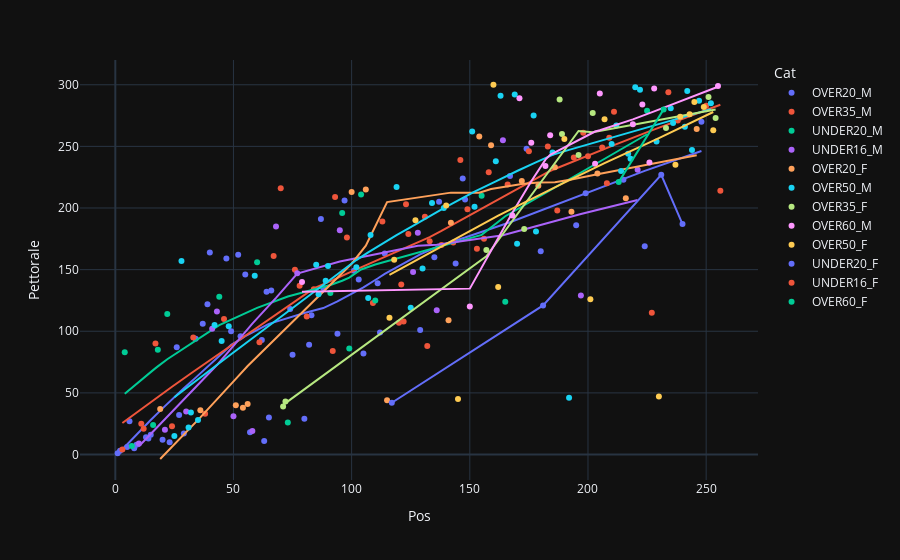

Notebook code for this chart:
### Code cell
px.scatter(df.to_pandas(), x="Pos", y="Pettorale", color="Cat", hover_name="Atleta", trendline="lowess")

### Figure 1 — Plotly figure (JSON) as saved in the notebook; plotly's stock layout.template omitted (floating-point values rounded to 4 significant figures)
{"data": [{"hovertemplate": "<b>%{hovertext}</b><br><br>Cat=OVER20_M<br>Pos=%{x}<br>Pettorale=%{y}<extra></extra>", "hovertext": ["AYMONOD HENRI", "BONINO FEDERICO", "CUAZ WLADIMIR", "VOTA STEFANO", "SILETTO MATTEO", "VERRAZ YANNICK", "DONZEL DENIS", "DEANOZ CLEMENT", "JANIN JOEL", "CHAMPRETAVY FABIEN", "CHRISTILLE CEDRIC", "VACCHIERI MARCO", "BIANQUIN MATTHIEU", "GONTIER ALBERTO", "NOUSSAN ALEX", "PEANI GIANLUCA", "MARCHIANDO MATTEO", "OJETTI FABIO ROSILIO", "AIELLO MICHELE", "JOLY MATTIA", "PANGALLO MATTEO", "BUSCHINO PAOLO", "BONETTA STEFANO", "GRIVEL THIERRY", "CRAFA ALESSIO", "COURTHOUD MATHIEU", "GNEMMI LUCA", "CHENAL MATTEO", "PETITJACQUES MIGUEL", "PEZZOLI ALESSANDRO", "SGAMMEGLIA ROBERT", "QUENDOZ CHRISTIAN", "ZORZI NAZARENO UMBERTO", "OBERT JACQUES", "CASTAGNOLI SIMONE", "VENTURA SIMONE", "VAUTERIN RAPHAEL", "REVERDITO FABIO", "FALCIONI FABIO", "GRITTI MATTEO", "COMÉ ANDRÉ", "MILLIERY RICHARD", "PESSION DANIELE", "ARCO FABIO", "COLLIARD OMAR", "ROVATI MATTEO", "MAZZA ANTONIO", "PIEROPAN FEDERICO", "CLEMENTE PISATI CRISTIAN", "PERRIER LAURENT", "MANELLA LAURENT", "SILVANI LAURENT", "CHALLANCIN MICHEL", "ADAM FLORIN", "LINTY ETIENNE", "VILLOSIO MATTEO", "STELLA LORENZO", "TREVISAN MATTEO"], "legendgroup": "OVER20_M", "marker": {"color": "#636efa", "symbol": "circle"}, "mode": "markers", "name": "OVER20_M", "orientation": "v", "showlegend": true, "x": [1, 2, 5, 6, 8, 9, 13, 14, 15, 20, 23, 26, 27, 29, 34, 37, 39, 40, 47, 49, 52, 53, 55, 57, 62, 63, 64, 65, 66, 74, 75, 80, 82, 83, 87, 88, 94, 97, 101, 103, 105, 111, 112, 114, 129, 135, 137, 144, 147, 148, 167, 174, 180, 195, 199, 215, 224, 248], "xaxis": "x", "y": [1, 3, 6, 27, 5, 8, 14, 13, 16, 12, 10, 87, 32, 17, 94, 106, 122, 164, 159, 100, 162, 96, 146, 18, 93, 11, 132, 30, 133, 118, 81, 29, 89, 113, 191, 135, 98, 206, 149, 142, 82, 139, 99, 163, 101, 160, 205, 155, 224, 207, 226, 248, 165, 186, 212, 223, 169, 270], "yaxis": "y", "type": "scatter"}, {"hovertemplate": "<b>LOWESS trendline</b><br><br>Cat=OVER20_M<br>Pos=%{x}<br>Pettorale=%{y} <b>(trend)</b><extra></extra>", "legendgroup": "OVER20_M", "marker": {"color": "#636efa", "symbol": "circle"}, "mode": "lines", "name": "OVER20_M", "showlegend": false, "x": [1, 2, 5, 6, 8, 9, 13, 14, 15, 20, 23, 26, 27, 29, 34, 37, 39, 40, 47, 49, 52, 53, 55, 57, 62, 63, 64, 65, 66, 74, 75, 80, 82, 83, 87, 88, 94, 97, 101, 103, 105, 111, 112, 114, 129, 135, 137, 144, 147, 148, 167, 174, 180, 195, 199, 215, 224, 248], "xaxis": "x", "y": [0.2399, 2.268, 8.318, 10.32, 14.31, 16.29, 24.12, 26.06, 27.98, 37.44, 42.98, 48.4, 50.19, 53.72, 62.38, 67.5, 70.91, 72.62, 85.22, 89.07, 92.08, 93.4, 95.97, 98.07, 103.3, 104.4, 105.3, 106.0, 106.6, 111.6, 112.2, 114.8, 115.8, 116.2, 118.3, 118.8, 124.3, 127.5, 131.7, 133.5, 135.6, 142.8, 144.1, 146.6, 162.3, 167.5, 169.2, 173.7, 175.5, 176.0, 188.5, 193.6, 198.1, 209.4, 212.4, 223.9, 230.2, 246.3], "yaxis": "y", "type": "scatter"}, {"hovertemplate": "<b>%{hovertext}</b><br><br>Cat=OVER35_M<br>Pos=%{x}<br>Pettorale=%{y}<extra></extra>", "hovertext": ["BRUNOD DENNIS", "BLANC FABRIZIO", "VALLET RUDY", "CUAZ FABRIZIO", "VUILLERMOZ NADIR", "MONTALTO CARLO FEDERICO", "PESSION NICOLA", "DUCRET ALEX", "SCIEGHI MATTEO", "CODA CASEIA DANIELE", "TEPPA GUIDO", "ARTAZ TIZIANO", "PARNISARI RUBEN DARIO", "PHILIPPOT MORENO", "SPANO' LUCA", "FUSO PAOLO", "DESANA FABIO FRANCESCO", "CAVALLO MARCO", "IMPIERI DAVIDE", "DEMURO MASSIMO", "RIZZATO NICOLÒ", "PETEY PATRICK", "VERRAZ DAVIDE", "PETEY ROBERTO", "RAPELLI ROBERTO", "VITTAZ DEMIS", "BREUVÉ MICHEL", "FAVRE JEAN CLAUDE", "POULIN SÉBASTIEN", "CAPPELLARI MISHA RIZIERI", "MICHELETTI DAVIDE", "BACCA RICCARDO", "FOY MANUEL", "BELTRAMELLI ANDREA", "ASCOLI ALESSANDRO", "IACHETTI GIUSEPPE", "ZANNI CRISTIAN", "MERSI ENRICO", "COMELLO PIER PAOLO", "TERZI DI BERGAMO NICCOLÒ", "CECCARELLI GABRIELE", "MOSCA ANTONIO", "BELLON ALESSANDRO", "DE LUCIA FABIO LUCA", "REZZARO DANIELE", "ANTONIN CLAUDIO ROGER", "MILLIERY YVAN", "GIANSETTO STEFANO", "VIGITELLO CORRADO", "ARCARO GIANLUCA"], "legendgroup": "OVER35_M", "marker": {"color": "#EF553B", "symbol": "circle"}, "mode": "markers", "name": "OVER35_M", "orientation": "v", "showlegend": true, "x": [3, 11, 12, 17, 24, 33, 38, 46, 61, 67, 70, 76, 78, 81, 84, 92, 93, 98, 109, 113, 120, 121, 122, 123, 124, 131, 132, 133, 138, 143, 146, 149, 156, 158, 166, 175, 183, 187, 194, 198, 200, 206, 208, 209, 211, 227, 234, 238, 250, 256], "xaxis": "x", "y": [4, 25, 21, 90, 23, 95, 33, 110, 91, 161, 216, 150, 137, 112, 134, 84, 209, 176, 123, 189, 107, 138, 108, 203, 179, 193, 88, 173, 170, 172, 239, 199, 175, 229, 219, 246, 250, 198, 241, 261, 242, 249, 220, 257, 278, 115, 294, 271, 283, 214], "yaxis": "y", "type": "scatter"}, {"hovertemplate": "<b>LOWESS trendline</b><br><br>Cat=OVER35_M<br>Pos=%{x}<br>Pettorale=%{y} <b>(trend)</b><extra></extra>", "legendgroup": "OVER35_M", "marker": {"color": "#EF553B", "symbol": "circle"}, "mode": "lines", "name": "OVER35_M", "showlegend": false, "x": [3, 11, 12, 17, 24, 33, 38, 46, 61, 67, 70, 76, 78, 81, 84, 92, 93, 98, 109, 113, 120, 121, 122, 123, 124, 131, 132, 133, 138, 143, 146, 149, 156, 158, 166, 175, 183, 187, 194, 198, 200, 206, 208, 209, 211, 227, 234, 238, 250, 256], "xaxis": "x", "y": [25.58, 36.92, 38.32, 45.3, 54.97, 67.18, 73.88, 84.46, 104.1, 112.1, 116.2, 124.7, 127.5, 131.0, 134.8, 141.4, 142.2, 146.8, 156.1, 159.5, 165.2, 166.0, 166.7, 167.7, 168.5, 174.2, 175.3, 176.4, 181.4, 186.7, 190.0, 193.1, 200.4, 202.5, 211.3, 220.9, 229.1, 232.5, 238.1, 241.2, 242.7, 247.3, 248.8, 249.5, 251.0, 263.0, 268.1, 271.0, 279.6, 283.8], "yaxis": "y", "type": "scatter"}, {"hovertemplate": "<b>%{hovertext}</b><br><br>Cat=UNDER20_M<br>Pos=%{x}<br>Pettorale=%{y}<extra></extra>", "hovertext": ["GERBAZ STEFANO", "GADIN DAVIDE", "BARREL DEWIS", "HERIN GABRIEL", "PHILIPPOT THIERRY", "GASPARD LUCAS", "CHADEL CIEN", "BRUNOD ERIK", "BONIN ALESSANDRO", "CESA HERVÉ", "BROGLIO TOMMASO", "DE PIERI GABRIELE", "ROULLET CHRISTOPHE FEDERICO", "DALLA PALMA FRANCESCO", "USSEGLIO GROS ROBERTO", "DISTROTTI MATTEO"], "legendgroup": "UNDER20_M", "marker": {"color": "#00cc96", "symbol": "circle"}, "mode": "markers", "name": "UNDER20_M", "orientation": "v", "showlegend": true, "x": [4, 7, 16, 18, 22, 44, 60, 73, 91, 96, 99, 104, 110, 155, 165, 225], "xaxis": "x", "y": [83, 7, 24, 85, 114, 128, 156, 26, 131, 196, 86, 211, 125, 210, 124, 279], "yaxis": "y", "type": "scatter"}, {"hovertemplate": "<b>LOWESS trendline</b><br><br>Cat=UNDER20_M<br>Pos=%{x}<br>Pettorale=%{y} <b>(trend)</b><extra></extra>", "legendgroup": "UNDER20_M", "marker": {"color": "#00cc96", "symbol": "circle"}, "mode": "lines", "name": "UNDER20_M", "showlegend": false, "x": [4, 7, 16, 18, 22, 44, 60, 73, 91, 96, 99, 104, 110, 155, 165, 225], "xaxis": "x", "y": [49.33, 54.28, 68.48, 71.48, 77.31, 104.9, 119.0, 128.3, 137.5, 141.0, 143.5, 150.1, 154.1, 178.2, 193.3, 259.8], "yaxis": "y", "type": "scatter"}, {"hovertemplate": "<b>%{hovertext}</b><br><br>Cat=UNDER16_M<br>Pos=%{x}<br>Pettorale=%{y}<extra></extra>", "hovertext": ["MAGISTRO MARCO", "PIVOT CRISTIAN GABRIELE", "BARREL ERWIN", "BELTRAMELLI LUCA", "FALCHI LAMBERTO", "GORRAZ NOAH", "PHILIPPOT JOEL", "VAGNEUR LEONARDO", "BELOTTI MICHELE", "MILLIERY MATHIAS", "BELOTTI FEDERICO", "CHAUSSOD JACQUES", "PERARDI SIMONE", "LUBOZ CORRADO", "TANINI CRISTIAN", "BONUCCELLI MARCO"], "legendgroup": "UNDER16_M", "marker": {"color": "#ab63fa", "symbol": "circle"}, "mode": "markers", "name": "UNDER16_M", "orientation": "v", "showlegend": true, "x": [10, 21, 30, 41, 43, 50, 58, 68, 77, 95, 126, 128, 136, 164, 197, 221], "xaxis": "x", "y": [9, 20, 35, 102, 116, 31, 19, 185, 147, 182, 148, 180, 117, 255, 129, 231], "yaxis": "y", "type": "scatter"}, {"hovertemplate": "<b>LOWESS trendline</b><br><br>Cat=UNDER16_M<br>Pos=%{x}<br>Pettorale=%{y} <b>(trend)</b><extra></extra>", "legendgroup": "UNDER16_M", "marker": {"color": "#ab63fa", "symbol": "circle"}, "mode": "lines", "name": "UNDER16_M", "showlegend": false, "x": [10, 21, 30, 41, 43, 50, 58, 68, 77, 95, 126, 128, 136, 164, 197, 221], "xaxis": "x", "y": [6.67, 28.45, 46.2, 68.38, 72.6, 88.14, 106.3, 127.1, 146.8, 156.5, 168.3, 169.4, 170.3, 177.9, 195.1, 206.5], "yaxis": "y", "type": "scatter"}, {"hovertemplate": "<b>%{hovertext}</b><br><br>Cat=OVER20_F<br>Pos=%{x}<br>Pettorale=%{y}<extra></extra>", "hovertext": ["VERONESE ILARIA", "CONTI FABIOLA", "SEGOR LAURA", "JUNOD NOEMI", "TRUC SYLVIE", "MACRI' GIADA", "BAROLIN DEBORA", "CHIAVAZZA IRMA", "MALUQUIN SEGOR ANAÏS", "BIANCO ELISA", "VALSECCHI MONICA", "NOBILI SVEVA", "MARCHISIO GIULIA", "BLANC MAGUELONNE", "LUCIANAZ EYVIA", "SEGATTO GIULIA", "COSSARD ARIANNA", "FERROD MONIQUE", "MARTINET CAMILLA"], "legendgroup": "OVER20_F", "marker": {"color": "#FFA15A", "symbol": "circle"}, "mode": "markers", "name": "OVER20_F", "orientation": "v", "showlegend": true, "x": [19, 36, 51, 54, 56, 100, 106, 115, 141, 142, 154, 159, 172, 179, 186, 193, 204, 216, 246], "xaxis": "x", "y": [37, 36, 40, 38, 41, 213, 215, 44, 109, 188, 258, 251, 222, 218, 233, 197, 228, 208, 264], "yaxis": "y", "type": "scatter"}, {"hovertemplate": "<b>LOWESS trendline</b><br><br>Cat=OVER20_F<br>Pos=%{x}<br>Pettorale=%{y} <b>(trend)</b><extra></extra>", "legendgroup": "OVER20_F", "marker": {"color": "#FFA15A", "symbol": "circle"}, "mode": "lines", "name": "OVER20_F", "showlegend": false, "x": [19, 36, 51, 54, 56, 100, 106, 115, 141, 142, 154, 159, 172, 179, 186, 193, 204, 216, 246], "xaxis": "x", "y": [-3.636, 30.09, 61.34, 67.64, 71.85, 154.8, 169.5, 204.8, 212.5, 212.5, 212.4, 215.4, 219.6, 220.6, 221.0, 223.1, 227.4, 231.8, 242.7], "yaxis": "y", "type": "scatter"}, {"hovertemplate": "<b>%{hovertext}</b><br><br>Cat=OVER50_M<br>Pos=%{x}<br>Pettorale=%{y}<extra></extra>", "hovertext": ["GIGLIO MATTEO", "APRILE MARCO", "RIVA PAOLO", "GORRAZ REMO", "MAGUET ROBERTO", "PERACINO ALBERTO", "PERRUQUET RUDY", "ARCANI DAVIDE", "VERONESE LUCIANO", "EMPEREUR DIEGO", "MORICHINI CARLO", "GUIZZETTI ADRIANO", "CUNEAZ SANDRO", "ZEMOZ ANDREA", "RIBAN PIERPAOLO", "NICOLUSSI IVAN", "GODIOZ WLADJMIR", "BUSA FABRIZIO", "CAMANDONA MARCO", "VAGLIASINDI MARCO SALVATORE", "GASPARELLO GIANCARLO", "ZHARA BUDA FULVIO", "PIFFARI MAURIZIO", "CAVALLO MARIOVALERIO", "LEBOLE ANTONIO", "CURELLI ENNIO", "BRIOSCHI ETTORE GIANNI", "DIEMOZ FERRUCCIO", "HERIN MICHELE MARIA", "COPPERO MAURIZIO", "SASSO DIEGO", "MOTTINI MICHEL", "SAPINET ANDREA", "FERREA MARCO", "TERZI DI BERGAMO GIANCARLO", "BOBBA PAOLO", "CHAUSSOD ORLANDO", "BORRIONE ROBERTO", "TOUSCOZ DAVIDE", "BERRUTI GIACOBBE", "TREVISAN EMILIO", "BIANCHI MIRKO", "BET MASSIMILIANO", "REMONDAZ PIERO", "FISANOTTI CLAUDIO GIOVANNI", "BOVIO STEFANO"], "legendgroup": "OVER50_M", "marker": {"color": "#19d3f3", "symbol": "circle"}, "mode": "markers", "name": "OVER50_M", "orientation": "v", "showlegend": true, "x": [25, 28, 31, 32, 35, 42, 45, 48, 59, 85, 86, 89, 90, 102, 107, 108, 119, 125, 130, 134, 139, 151, 152, 161, 163, 169, 170, 177, 178, 185, 192, 210, 212, 214, 217, 218, 220, 222, 229, 235, 236, 241, 242, 244, 247, 252], "xaxis": "x", "y": [15, 157, 22, 34, 28, 105, 92, 104, 145, 154, 130, 141, 153, 152, 127, 178, 217, 119, 151, 204, 200, 262, 201, 238, 291, 292, 171, 275, 181, 245, 46, 252, 267, 230, 244, 240, 298, 296, 254, 281, 269, 266, 295, 247, 287, 285], "yaxis": "y", "type": "scatter"}, {"hovertemplate": "<b>LOWESS trendline</b><br><br>Cat=OVER50_M<br>Pos=%{x}<br>Pettorale=%{y} <b>(trend)</b><extra></extra>", "legendgroup": "OVER50_M", "marker": {"color": "#19d3f3", "symbol": "circle"}, "mode": "lines", "name": "OVER50_M", "showlegend": false, "x": [25, 28, 31, 32, 35, 42, 45, 48, 59, 85, 86, 89, 90, 102, 107, 108, 119, 125, 130, 134, 139, 151, 152, 161, 163, 169, 170, 177, 178, 185, 192, 210, 212, 214, 217, 218, 220, 222, 229, 235, 236, 241, 242, 244, 247, 252], "xaxis": "x", "y": [46.5, 50.93, 55.34, 56.8, 61.18, 71.32, 75.64, 79.95, 95.72, 133.1, 134.6, 139.0, 140.4, 157.8, 164.0, 165.2, 177.9, 184.5, 190.0, 194.4, 199.9, 212.3, 213.4, 221.6, 223.6, 229.0, 230.0, 236.2, 237.1, 243.1, 247.2, 257.0, 258.1, 259.2, 260.8, 261.3, 262.4, 263.5, 267.4, 270.7, 271.2, 274.0, 274.6, 275.7, 277.4, 280.2], "yaxis": "y", "type": "scatter"}, {"hovertemplate": "<b>%{hovertext}</b><br><br>Cat=OVER35_F<br>Pos=%{x}<br>Pettorale=%{y}<extra></extra>", "hovertext": ["VICQUÉRY CHRISTINE", "CRAUSAZ CHRISTINE", "CHAMPVILLAIR ELENA", "PONT MARCELLA", "PETITJACQUES SANDY", "LALE LACROIX ERIKA", "MARCHI DANIELA", "DALBARD ALINE", "LALE DEMOZ SUSY", "TIRASSA CAROLA", "MARIAN CARMEN-DIANA"], "legendgroup": "OVER35_F", "marker": {"color": "#B6E880", "symbol": "circle"}, "mode": "markers", "name": "OVER35_F", "orientation": "v", "showlegend": true, "x": [71, 72, 157, 173, 188, 189, 196, 202, 233, 251, 254], "xaxis": "x", "y": [39, 43, 166, 183, 288, 260, 243, 277, 265, 290, 273], "yaxis": "y", "type": "scatter"}, {"hovertemplate": "<b>LOWESS trendline</b><br><br>Cat=OVER35_F<br>Pos=%{x}<br>Pettorale=%{y} <b>(trend)</b><extra></extra>", "legendgroup": "OVER35_F", "marker": {"color": "#B6E880", "symbol": "circle"}, "mode": "lines", "name": "OVER35_F", "showlegend": false, "x": [71, 72, 157, 173, 188, 189, 196, 202, 233, 251, 254], "xaxis": "x", "y": [40.25, 41.71, 160.9, 202.7, 241.1, 243.7, 262.5, 261.4, 272.5, 278.6, 279.8], "yaxis": "y", "type": "scatter"}, {"hovertemplate": "<b>%{hovertext}</b><br><br>Cat=OVER60_M<br>Pos=%{x}<br>Pettorale=%{y}<extra></extra>", "hovertext": ["BUVET MAURO", "VIVALDO DAVIDE", "MAINETTI ALBERTO", "ROCCHI DELFO", "VOLPIANO CLAUDIO", "NIGRA GIORGIO", "COLOMBO RICCARDO", "NANIA MICHELE", "PACCHIODI MAURO", "FORTUNATO MASSIMO", "CECCARELLI MARCO", "CHAMOIS ALESSANDRO", "TAJANA LUCA", "FUSANI GIANPIERO"], "legendgroup": "OVER60_M", "marker": {"color": "#FF97FF", "symbol": "circle"}, "mode": "markers", "name": "OVER60_M", "orientation": "v", "showlegend": true, "x": [79, 150, 168, 171, 176, 182, 184, 203, 205, 219, 223, 226, 228, 255], "xaxis": "x", "y": [140, 120, 194, 289, 253, 234, 259, 236, 293, 268, 284, 237, 297, 299], "yaxis": "y", "type": "scatter"}, {"hovertemplate": "<b>LOWESS trendline</b><br><br>Cat=OVER60_M<br>Pos=%{x}<br>Pettorale=%{y} <b>(trend)</b><extra></extra>", "legendgroup": "OVER60_M", "marker": {"color": "#FF97FF", "symbol": "circle"}, "mode": "lines", "name": "OVER60_M", "showlegend": false, "x": [79, 150, 168, 171, 176, 182, 184, 203, 205, 219, 223, 226, 228, 255], "xaxis": "x", "y": [132.0, 134.6, 196.2, 205.9, 221.7, 239.2, 243.1, 262.1, 263.0, 271.9, 274.7, 276.9, 278.4, 298.4], "yaxis": "y", "type": "scatter"}, {"hovertemplate": "<b>%{hovertext}</b><br><br>Cat=OVER50_F<br>Pos=%{x}<br>Pettorale=%{y}<extra></extra>", "hovertext": ["TEPPEX FEDERICA", "BRUNA VALERIA", "TITOLO CLAUDIA", "MUTTI PATRIZIA", "CANEPA FRANCESCA", "MARCONATO GIUSEPPINA", "FERRANDOZ MARINA", "BONATO FLAVIA", "GHIRARDI MILENA", "DELFINO CATERINA", "CASTAGNA FRANCESCA", "BOSONIN ENRICA", "SIRIGU DANIELA", "RAISIN CHANTAL", "CANAVESE CLAUDIA EMMA", "COMELLO CLAUDIA", "DEMARCHI CRISTINA"], "legendgroup": "OVER50_F", "marker": {"color": "#FECB52", "symbol": "circle"}, "mode": "markers", "name": "OVER50_F", "orientation": "v", "showlegend": true, "x": [116, 118, 127, 140, 145, 160, 162, 190, 201, 207, 230, 237, 239, 243, 245, 249, 253], "xaxis": "x", "y": [111, 158, 190, 202, 45, 300, 136, 256, 126, 272, 47, 235, 274, 276, 286, 282, 263], "yaxis": "y", "type": "scatter"}, {"hovertemplate": "<b>LOWESS trendline</b><br><br>Cat=OVER50_F<br>Pos=%{x}<br>Pettorale=%{y} <b>(trend)</b><extra></extra>", "legendgroup": "OVER50_F", "marker": {"color": "#FECB52", "symbol": "circle"}, "mode": "lines", "name": "OVER50_F", "showlegend": false, "x": [116, 118, 127, 140, 145, 160, 162, 190, 201, 207, 230, 237, 239, 243, 245, 249, 253], "xaxis": "x", "y": [145.8, 148.0, 157.4, 171.1, 176.4, 191.8, 193.8, 220.7, 231.3, 236.4, 256.7, 263.0, 264.9, 268.6, 270.4, 274.2, 277.9], "yaxis": "y", "type": "scatter"}, {"hovertemplate": "<b>%{hovertext}</b><br><br>Cat=UNDER20_F<br>Pos=%{x}<br>Pettorale=%{y}<extra></extra>", "hovertext": ["MANIEZZO ALICE", "TIZZANI ELISABETTA", "GARETTA FRANCESCA", "ANTONIN SILVIA"], "legendgroup": "UNDER20_F", "marker": {"color": "#636efa", "symbol": "circle"}, "mode": "markers", "name": "UNDER20_F", "orientation": "v", "showlegend": true, "x": [117, 181, 231, 240], "xaxis": "x", "y": [42, 121, 227, 187], "yaxis": "y", "type": "scatter"}, {"hovertemplate": "<b>LOWESS trendline</b><br><br>Cat=UNDER20_F<br>Pos=%{x}<br>Pettorale=%{y} <b>(trend)</b><extra></extra>", "legendgroup": "UNDER20_F", "marker": {"color": "#636efa", "symbol": "circle"}, "mode": "lines", "name": "UNDER20_F", "showlegend": false, "x": [117, 181, 231, 240], "xaxis": "x", "y": [42.0, 121.0, 227.0, 187.0], "yaxis": "y", "type": "scatter"}, {"hovertemplate": "<b>%{hovertext}</b><br><br>Cat=UNDER16_F<br>Pos=%{x}<br>Pettorale=%{y}<extra></extra>", "hovertext": ["FRAMARIN GIULIA"], "legendgroup": "UNDER16_F", "marker": {"color": "#EF553B", "symbol": "circle"}, "mode": "markers", "name": "UNDER16_F", "orientation": "v", "showlegend": true, "x": [153], "xaxis": "x", "y": [167], "yaxis": "y", "type": "scatter"}, {"hovertemplate": "Cat=UNDER16_F<extra></extra>", "legendgroup": "UNDER16_F", "marker": {"color": "#EF553B", "symbol": "circle"}, "mode": "lines", "name": "UNDER16_F", "showlegend": false, "xaxis": "x", "yaxis": "y", "type": "scatter"}, {"hovertemplate": "<b>%{hovertext}</b><br><br>Cat=OVER60_F<br>Pos=%{x}<br>Pettorale=%{y}<extra></extra>", "hovertext": ["VERGURA CARMELA", "APÈRE NICOLETTA"], "legendgroup": "OVER60_F", "marker": {"color": "#00cc96", "symbol": "circle"}, "mode": "markers", "name": "OVER60_F", "orientation": "v", "showlegend": true, "x": [213, 232], "xaxis": "x", "y": [221, 280], "yaxis": "y", "type": "scatter"}, {"hovertemplate": "<b>LOWESS trendline</b><br><br>Cat=OVER60_F<br>Pos=%{x}<br>Pettorale=%{y} <b>(trend)</b><extra></extra>", "legendgroup": "OVER60_F", "marker": {"color": "#00cc96", "symbol": "circle"}, "mode": "lines", "name": "OVER60_F", "showlegend": false, "x": [213, 232], "xaxis": "x", "y": [221.0, 280.0], "yaxis": "y", "type": "scatter"}], "layout": {"xaxis": {"anchor": "y", "domain": [0.0, 1.0], "title": {"text": "Pos"}}, "yaxis": {"anchor": "x", "domain": [0.0, 1.0], "title": {"text": "Pettorale"}}, "legend": {"title": {"text": "Cat"}, "tracegroupgap": 0}, "margin": {"t": 60}}}
